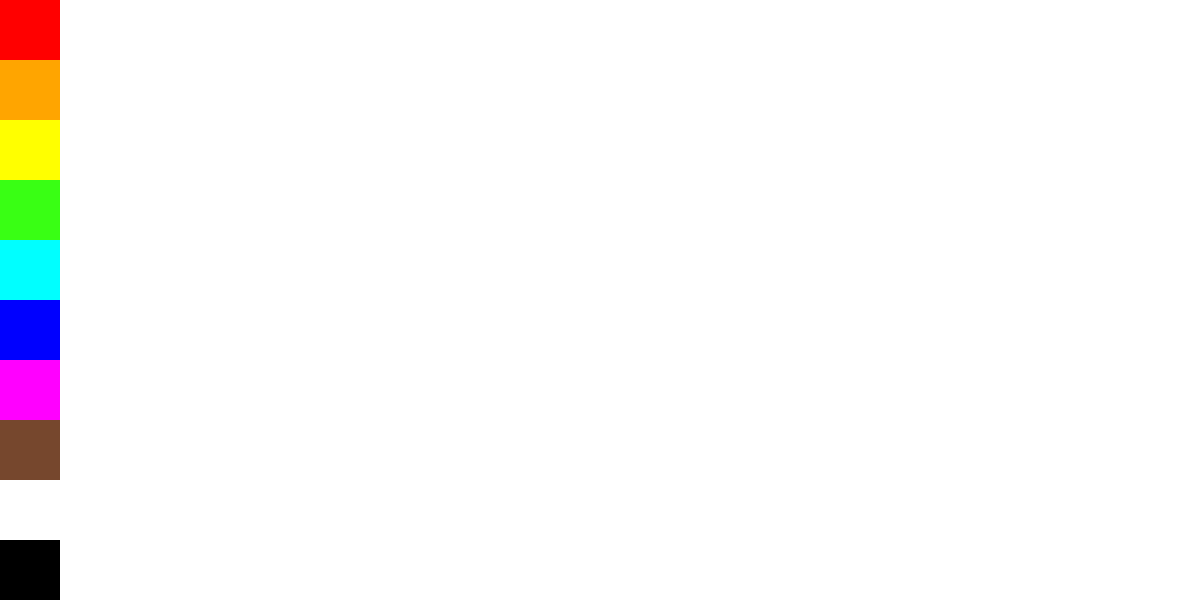
Frame 1 (no input)
Frame 60 (no input): identical to frame 1, image omitted
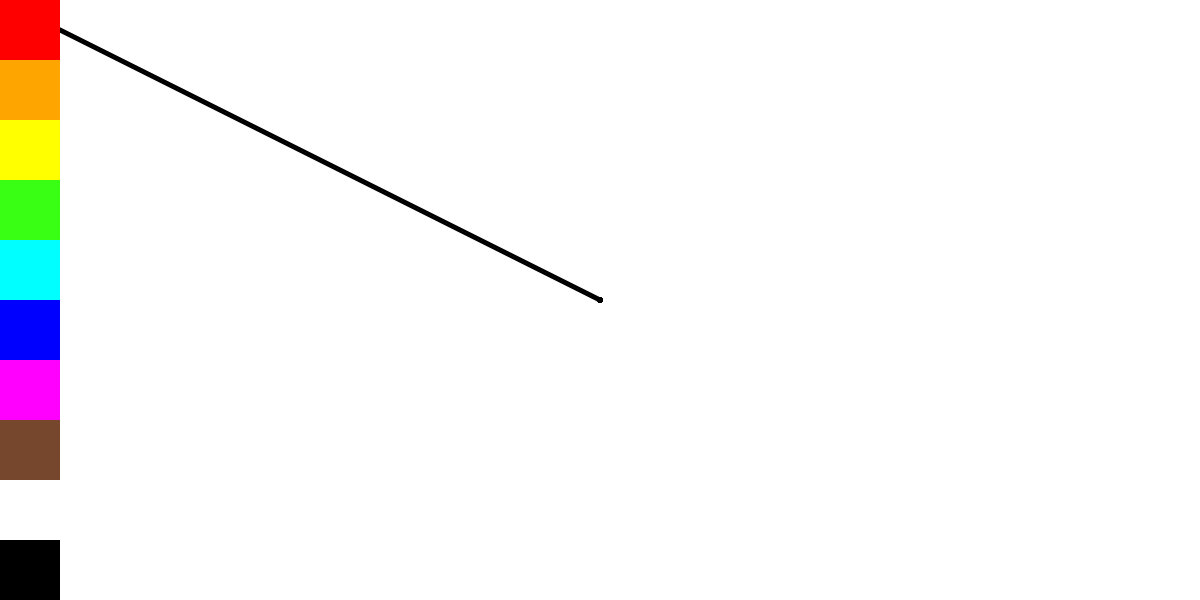
Frame 120 (the mouse pressed at the canvas centre since frame 60)

The p5.js sketch that drew these frames (run headless with seeded random() and noise() and a simulated clock; from frame 60 on, the mouse is pressed at the canvas centre):

// p5.js sketch
// ── sketch.js
let flag = true;

function setup() {
  createCanvas(windowWidth, 600);
  
  
}


function draw() {
  
  
  strokeWeight(0);
  
  
  
  let colorArr = ["red", 'orange', 'yellow',
                  '#39FF14', 'cyan', 'blue', 
                  'magenta', '#76472d', '#ffffff', '#000000'];
  
  if(flag){
    currentColor = color(colorArr[colorArr.length - 1]);  
  }
  
  
  createPallete(colorArr);
  
  paint(currentColor);
  
   let squareSize = height / colorArr.length;
  
  if(mouseX < squareSize && mouseIsPressed){
    
    currentColor = selectColor(squareSize, colorArr);
    flag = false;
    
  }
  
}

function createPallete(colorArray){
  
  let y = 0;
  let squareSize = height / colorArray.length;
  let currentColor = color(0);
  
  for(let i = 0; i < colorArray.length; i++){
    
    currentColor = color(colorArray[i]);
    fill(currentColor);
    square(0, y, squareSize);
    y = y + squareSize;
    
  }
   
}

function paint(colorSelected){
    
    strokeWeight(5);
    stroke(colorSelected);
    if(mouseIsPressed){
      line(mouseX, mouseY, pmouseX, pmouseY);
    }
  }

function selectColor(squareSize, colorArr){
  
  let hoveredSquare = floor(mouseY / squareSize);
  
  let chosenColor = colorArr[hoveredSquare];
  
  console.log(chosenColor);
  
  let c = color(chosenColor);
  
  return c;
  
}
